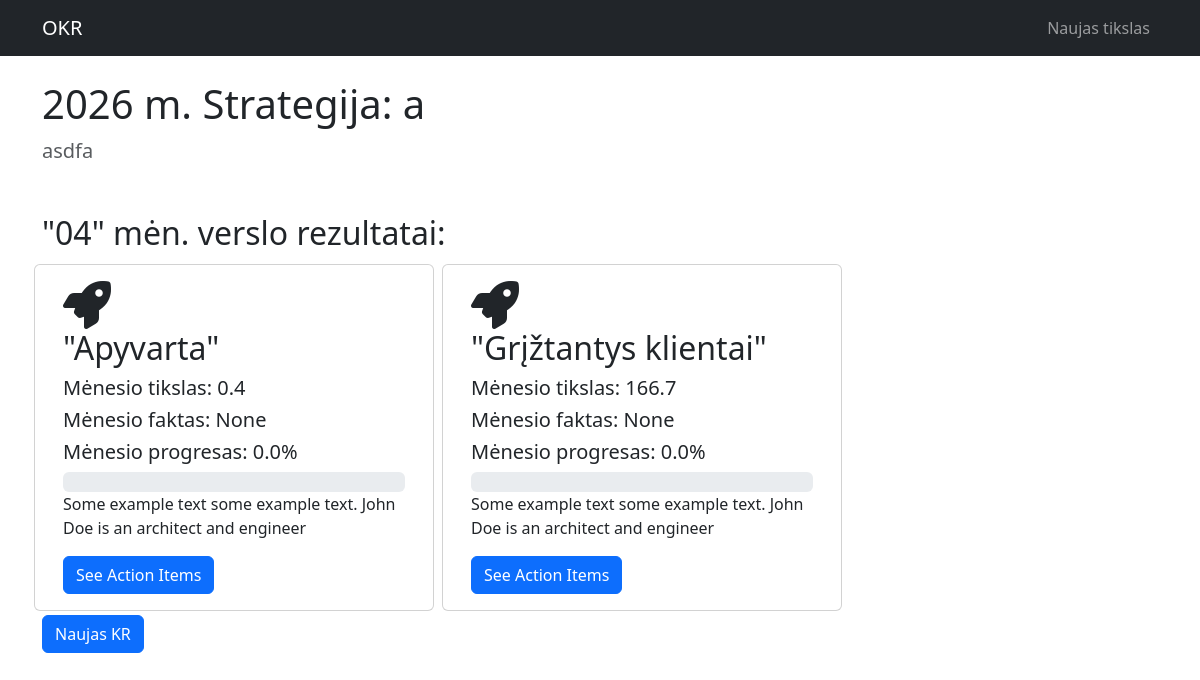
/dashboard/8/, run on the app's committed database.
### okr/models.py (models this page shows, shortened)
class Objective(models.Model):
    brand = models.CharField(max_length=100, default='Your Brand')
    team = models.CharField(max_length=200, default='Your Department')
    year = models.IntegerField()
    goal = models.CharField(max_length=200)

class KeyResult(models.Model):
    DISTRIBUTION_CHOICES = [
        ('cumulative', 'Išdaliniamas per mėnesius (÷ 12)'),
        ('fixed', 'Vienodas procentas viesiems mėn'),
        ('binary', 'Įvykdyta / Neįvykdyta')
    ]
    objective = models.ForeignKey(Objective, on_delete=models.CASCADE)
    name = models.CharField(max_length=200)
    unit = models.ForeignKey(Unit, on_delete=models.SET_NULL, null=True)
    annual_goal = models.DecimalField(max_digits=12, decimal_places=2)
    icon_class = models.CharField(max_length=50, default="fa-rocket")
    distribution_type = models.CharField(
        max_length=20,
        choices=DISTRIBUTION_CHOICES,
        default='cumulative',
    )

class MonthResult(models.Model):
    MONTH_CHOICES = [
        (1, 'Sausis'), (2, 'Vasaris'), (3, 'Kovas'), (4, 'Balandis'),
        (5, 'Gegužė'), (6, 'Birželis'), (7, 'Liepa'), (8, 'Rugpjūtis'),
        (9, 'Rugsėjis'), (10, 'Spalis'), (11, 'Lapkritis'), (12, 'Gruodis'),
    ]
    QUARTER_CHOICES = [(1, 'Q1'), (2, 'Q2'), (3, 'Q3'), (4, 'Q4')]
    monthly_key_result = models.ForeignKey(KeyResult, on_delete=models.CASCADE)
    month = models.IntegerField(choices=MONTH_CHOICES, default=1)
    quarter = models.IntegerField(choices=QUARTER_CHOICES, default=1)
    planned_result = models.DecimalField(max_digits=12, decimal_places=1)
    actual_result = models.DecimalField(max_digits=12, decimal_places=1, null=True, blank=True)
    @property
    def achievement_percentage(self):
        if self.planned_result and self.actual_result:
            return (self.actual_result / self.planned_result) * 100
        return 0

### okr/views.py (the view)
# urls.py: path('dashboard/<int:pk>/', views.dashboard, name='dashboard'),
def dashboard(request, pk):
    objective = get_object_or_404(Objective, pk=pk)
    current_month_num = timezone.now().month
    return render(request, 'dashboard.html', {'objective': objective,
                                              'current_month_num': current_month_num
                                              })

### okr/templates/dashboard.html (shortened to what this page needs)
{% extends "base.html" %}
{% block content %}
<h1 class="mt-4" xmlns:height="http://www.w3.org/1999/xhtml" xmlns:height="http://www.w3.org/1999/xhtml">{{ objective.year }} m. Strategija: {{ objective.brand }}</h1>
<p class="lead text-muted">{{ objective.goal }}</p>
<h2 class="mt-5"> "{% now "m" %}" mėn. verslo rezultatai:</h2>
<div class="row" >
    {% for kr in objective.keyresult_set.all %}
        <div class="card m-1" style="width:400px">
            <div class="card-body">
                <i class="fa-solid {{ kr.icon_class }} card-img-top" style="font-size:48px;"></i>
                <h2 class="card-title">{{ kr.name }}</h2>
                {% for month_data in kr.monthresult_set.all %}
                    {% if month_data.month == current_month_num %}
                        <div class="results" >
                            <h5>Mėnesio tikslas: {{ month_data.planned_result }}</h5>
                            <h5>Mėnesio faktas: {{ month_data.actual_result }}</h5>
                            <h5>Mėnesio progresas: {{ month_data.achievement_percentage|floatformat:1 }}%</h5>
                        </div>
                        <div class="progress" style="height: 20px;">
                        </div>
                        <p class="card-text">Some example text some example text. John Doe is an architect and engineer</p>
                        <a href="{% url 'action_items' objective.year month_data.month month_data.id %}" class="btn btn-primary">See Action Items</a>
                    {% endif %}
                {% empty %}
                    <p>Duomenų nėra.</p>
                {% endfor %}
            </div>
        </div>
     <br>
    {% endfor %}
</div>
<a href="{% url 'key_result_create' objective.pk %}" class="btn btn-primary">Naujas KR</a>
{% endblock %}

### data on the page
Objective: year "2026", brand "a", goal "asdfa"
KeyResult: name "\"Apyvarta\""
MonthResult: planned_result "0.4", actual_result "None", achievement_percentage "0.0"
KeyResult: name "\"Grįžtantys klientai\""
MonthResult: planned_result "166.7", actual_result "None", achievement_percentage "0.0"
